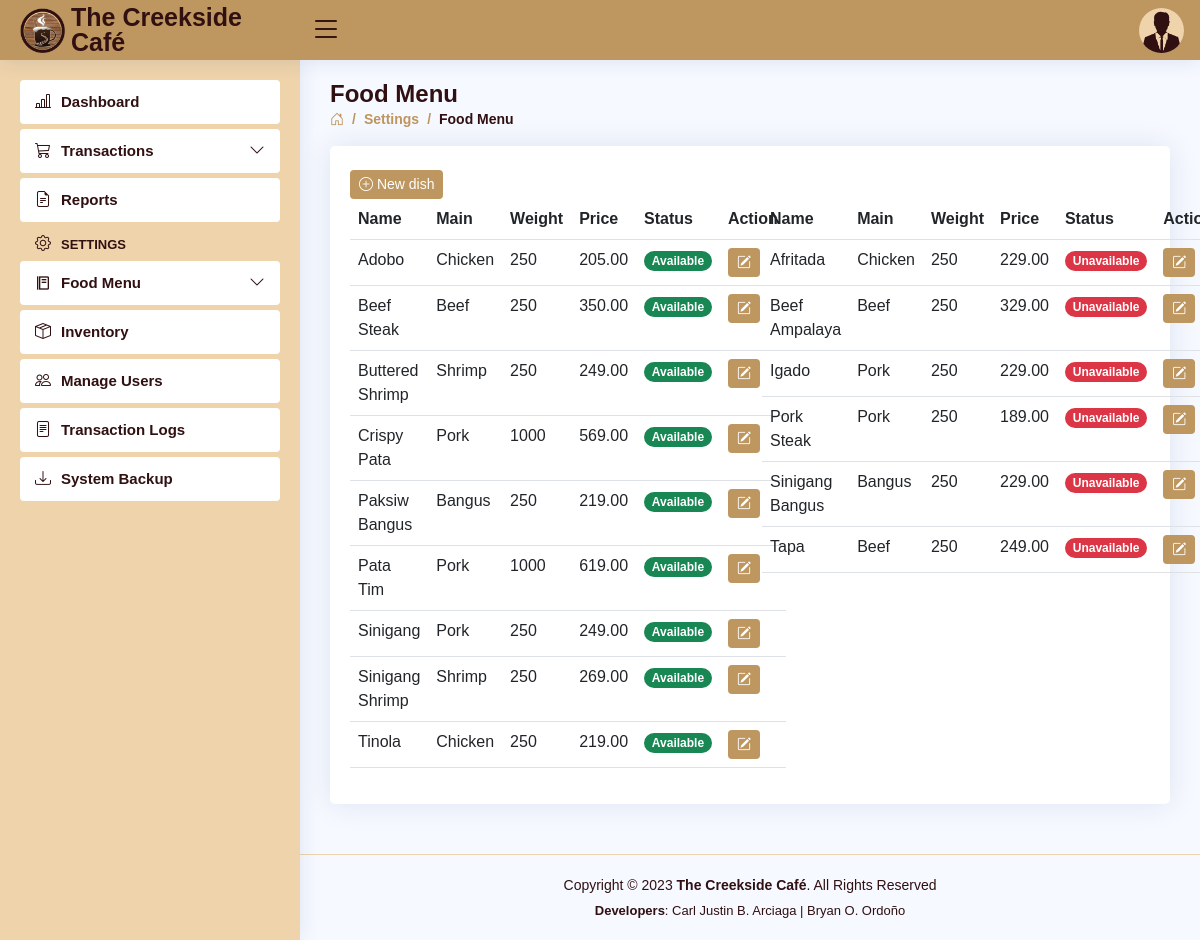
Page /settings-menu.php (signed in) on the committed database.
### tables this page shows
CREATE TABLE `users` (
  `user_id` int(11) NOT NULL AUTO_INCREMENT,
  `role` varchar(5) DEFAULT NULL,
  `fname` varchar(30) DEFAULT NULL,
  `mname` varchar(30) DEFAULT NULL,
  `lname` varchar(30) DEFAULT NULL,
  `bdate` date DEFAULT NULL,
  `sex` varchar(6) DEFAULT NULL,
  `province` varchar(15) DEFAULT NULL,
  `municipality` varchar(30) DEFAULT NULL,
  `barangay` varchar(30) DEFAULT NULL,
  `contact_no` varchar(11) DEFAULT NULL,
  `email` varchar(50) DEFAULT NULL,
  `username` varchar(50) DEFAULT NULL,
  `password` varchar(50) DEFAULT NULL,
  PRIMARY KEY (`user_id`)
);

CREATE TABLE `dishes` (
  `dish_id` int(2) NOT NULL AUTO_INCREMENT,
  `dish_name` varchar(30) DEFAULT NULL,
  `main_` varchar(15) DEFAULT NULL,
  `weight` int(4) DEFAULT NULL,
  `price` decimal(10,2) DEFAULT NULL,
  `status` varchar(11) DEFAULT NULL,
  PRIMARY KEY (`dish_id`)
);

### settings-menu.php (the view, shortened to what this page needs)
<!DOCTYPE html>
<html lang="en">
<head>
<?php
    include 'includes/links.php';
    include 'includes/header.php';
    include 'includes/sidebar.php';
    $role = $_SESSION['role'];
 ?>
</head>
<body>
  <main id="main" class="main">
    <div class="pagetitle">
      <h1>Food Menu</h1>
      <nav>
        <ol class="breadcrumb">
          <li class="breadcrumb-item"><a href="dashboard.php"><i class="bi bi-house-door"></i></a></li>
          <li class="breadcrumb-item">Settings</li>
          <li class="breadcrumb-item active">Food Menu</li>
        </ol>
      </nav>
    </div>
    <section class="section dish">
          <div class="card">
            <div class="card-body">
              <br>
              <?php if ($role === 'Admin') { ?>
              <button class="btn btn2 btn-sm" data-bs-toggle="modal" data-bs-target="#addDish"><i class="bi bi-plus-circle"></i> New dish</button> <?php
              } ?>
              <div class="row">
              <div class="col-6">
              <table class="table table-hover datatable">
        <?php if ($role === 'Admin') { ?>
                <thead>
                  <tr>
                    <th scope="col">Name</th>
                    <th scope="col">Main</th>
                    <th scope="col">Weight</th>
                    <th scope="col">Price</th>
                    <th scope="col">Status</th>
                    <th scope="col">Action</th>
                  </tr>
                </thead> <?php
        }?>
                <tbody>
  <?php
    include 'connection.php';
    $query = "SELECT * FROM dishes WHERE status = 'Available' ORDER BY dish_name ASC";
    $result = $con->query($query);
    if ($result) {
      while ($row = $result->fetch_assoc()) {
        $id = $row['dish_id'];
        $name = $row['dish_name'];
        $main_ = $row['main_'];
        $weight = $row['weight'];
        $price = $row['price'];
        $status = $row['status'];?>
                  <tr>
                    <td><a style="text-transform: capitalize;"><?php echo $name ?></a></td>
                    <td><?php echo $main_ ?></td>
                    <td><?php echo $weight ?></td>
                    <td><?php echo $price ?></td>
            <?php if ($status === 'Available') { ?>
                    <td><font class="badge bg-success rounded-pill"><b><?php echo $status ?></b></font></td> <?php
            } elseif ($status === 'Unavailable') { ?>
                    <td><font class="badge bg-danger rounded-pill"><b><?php echo $status ?></b></font></td> <?php
            } ?>
        <?php if ($role === 'Admin') { ?>
                    <td>
                      <button class="btn btn2 btn-sm" data-bs-toggle="modal" data-bs-target="#updateDish-<?php echo $id ?>"><i class="bi bi-pencil-square"></i> </button>
                    </td> <?php
        } ?>
                  </tr>
    <?php }
  } ?>
                </tbody>
              </table>
            </div>
              <div class="col-6">
              <table class="table table-hover datatable">
        <?php if ($role === 'Admin') { ?>
                <thead>
                  <tr>
                    <th scope="col">Name</th>
                    <th scope="col">Main</th>
                    <th scope="col">Weight</th>
                    <th scope="col">Price</th>
                    <th scope="col">Status</th>
                    <th scope="col">Action</th>
                  </tr>
                </thead> <?php
        }?>
                <tbody>
  <?php
    include 'connection.php';
    $query = "SELECT * FROM dishes WHERE status = 'Unavailable' ORDER BY dish_name ASC";
    $result = $con->query($query);
    if ($result) {
      while ($row = $result->fetch_assoc()) {
        $id = $row['dish_id'];
        $name = $row['dish_name'];
        $main_ = $row['main_'];
        $weight = $row['weight'];
        $price = $row['price'];
        $status = $row['status'];?>
                  <tr>
                    <td><a style="text-transform: capitalize;"><?php echo $name ?></a></td>
                    <td><?php echo $main_ ?></td>
                    <td><?php echo $weight ?></td>
                    <td><?php echo $price ?></td>
            <?php if ($status === 'Available') { ?>
                    <td><font class="badge bg-success rounded-pill"><b><?php echo $status ?></b></font></td> <?php
            } elseif ($status === 'Unavailable') { ?>
                    <td><font class="badge bg-danger rounded-pill"><b><?php echo $status ?></b></font></td> <?php
            } ?>
        <?php if ($role === 'Admin') { ?>
                    <td>
                      <button class="btn btn2 btn-sm" data-bs-toggle="modal" data-bs-target="#updateDish-<?php echo $id ?>"><i class="bi bi-pencil-square"></i> </button>
                    </td> <?php
        } ?>
                  </tr>
    <?php }
  } ?>
                </tbody>
              </table>
            </div>
            </div>
            </div>
          </div>
    </section>
  </main>
<?php include 'includes/footer.php'; ?>
</body>
</html>

### includes/header.php (shortened to what this page needs)
<header id="header" class="header fixed-top d-flex align-items-center">
  <div class="d-flex align-items-center justify-content-between">
    <a href="dashboard.php" class="logo d-flex align-items-center">
      <img src="assets/img/creekside.png" alt="">
      <span class="d-none d-lg-block">The Creekside Café</span>
    </a>
    <i class="bi bi-list toggle-sidebar-btn"></i>
  </div>
  <nav class="header-nav ms-auto">
  <?php
      include 'connection.php';
      $username = $_SESSION['username'];
      $query = "SELECT * FROM users WHERE username = '$username'";
      $result = $con->query($query);
      if ($result) {
        while ($row = $result->fetch_assoc()) {
          $sex = $row['sex'];
          ?>
    <ul class="d-flex align-items-center">
      <li class="nav-item dropdown pe-3">
        <a class="nav-link nav-profile d-flex align-items-center pe-0" href="#" data-bs-toggle="dropdown">
          <?php
            if ($sex === 'Male') {
                echo '<img src="assets/img/Male.png" alt="Profile" class="rounded-circle">';
            } elseif ($sex === 'Female') {
                echo '<img src="assets/img/Female.png" alt="Profile" class="rounded-circle">';
            }
          ?>
        </a>
  <?php
        }
      }
  ?>
      </li>
    </ul>
  </nav>
</header>

### assets/css/style.css (style rules this page uses)
:root { scroll-behavior: smooth; }
body { font-family: "Open Sans", sans-serif; background: #f6f9ff; color: #444444; }
a { color: #4154f1; text-decoration: none; }
h1, h2, h3, h4, h5, h6 { font-family: "Nunito", sans-serif; }
#main { margin-top: 60px; padding: 20px 30px; transition: all 0.3s; }
.pagetitle { margin-bottom: 10px; }
.pagetitle h1 { font-size: 24px; margin-bottom: 0; font-weight: 600; color: #301011; }
.card { margin-bottom: 30px; border: none; border-radius: 5px; box-shadow: 0px 0 30px rgba(1, 41, 112, 0.1); }
.card-body { padding: 0 20px 20px 20px; color: #301011; }
.breadcrumb { font-size: 14px; font-family: "Nunito", sans-serif; color: #be965f; font-weight: 600; }
.breadcrumb a { color: #be965f; transition: 0.3s; }
.breadcrumb .breadcrumb-item::before { color: #be965f; }
.breadcrumb .active { color: #301011; font-weight: 600; }
.logo { line-height: 1; }
@media (min-width: 1200px) { .logo { width: 280px; } }
.logo img { max-height: 45px; margin-right: 6px; }
.logo span { font-size: 25px; font-weight: 700; color: #301011; font-family: "Nunito", sans-serif; }
.header { transition: all 0.5s; z-index: 997; height: 60px; box-shadow: 0px 2px 20px rgba(1, 41, 112, 0.1); background-color: #be965f; padding-left: 20px; }
.header .toggle-sidebar-btn { font-size: 32px; padding-left: 10px; cursor: pointer; color: #301011; }
.header-nav ul { list-style: none; }
.header-nav>ul { margin: 0; padding: 0; }
.header-nav .nav-profile { color: #301011; }
.header-nav .nav-profile img { max-height: 45px; }
@media (min-width: 1200px) { #main, #footer { margin-left: 300px; } }
.btn2 { background: #be965f; border: none; color: #fff; padding: 4px 9px; }

### rows in the picture
dishes: dish_name "Adobo", main_ "Chicken", weight "250", price "205.00", status "Available"
dishes: dish_name "Beef Steak", main_ "Beef", weight "250", price "350.00", status "Available"
dishes: dish_name "Buttered Shrimp", main_ "Shrimp", weight "250", price "249.00", status "Available"
dishes: dish_name "Crispy Pata", main_ "Pork", weight "1000", price "569.00", status "Available"
dishes: dish_name "Paksiw Bangus", main_ "Bangus", weight "250", price "219.00", status "Available"
dishes: dish_name "Pata Tim", main_ "Pork", weight "1000", price "619.00", status "Available"
dishes: dish_name "Sinigang", main_ "Pork", weight "250", price "249.00", status "Available"
dishes: dish_name "Sinigang Shrimp", main_ "Shrimp", weight "250", price "269.00", status "Available"
dishes: dish_name "Tinola", main_ "Chicken", weight "250", price "219.00", status "Available"
dishes: dish_name "Afritada", main_ "Chicken", weight "250", price "229.00", status "Unavailable"
dishes: dish_name "Beef Ampalaya", main_ "Beef", weight "250", price "329.00", status "Unavailable"
dishes: dish_name "Igado", main_ "Pork", weight "250", price "229.00", status "Unavailable"
dishes: dish_name "Pork Steak", main_ "Pork", weight "250", price "189.00", status "Unavailable"
dishes: dish_name "Sinigang Bangus", main_ "Bangus", weight "250", price "229.00", status "Unavailable"
dishes: dish_name "Tapa", main_ "Beef", weight "250", price "249.00", status "Unavailable"
